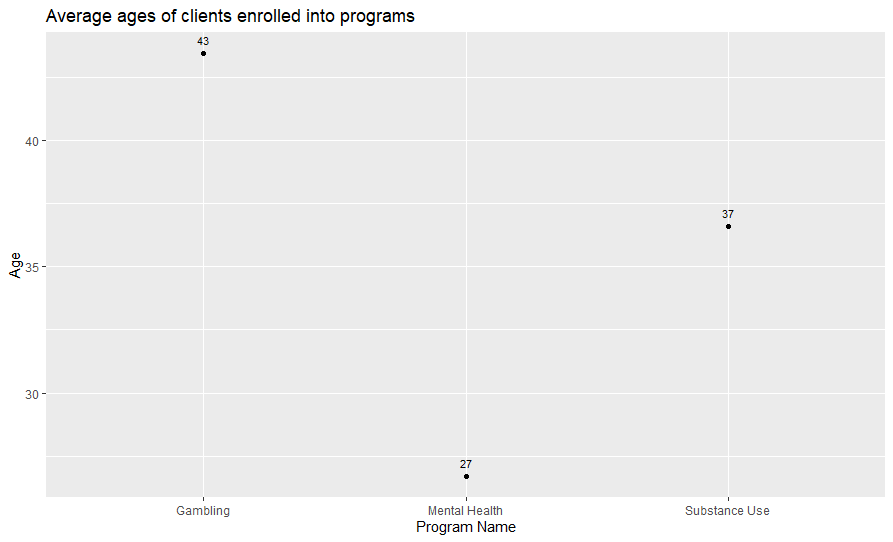

Write R code to recreate this figure.
library(ggplot2)
library(tidyverse)

hfsData <- read.csv("HFS Service Data.csv")
hfsData <- hfsData %>% group_by(recordID) %>% group_by(program_name) %>% summarise(age = mean(age))
ggplot(hfsData, aes(program_name, age)) + 
  ggtitle("Average ages of clients enrolled into programs") + 
  xlab("Program Name") + 
  ylab("Age") +
  geom_text(aes(label=round(age)), vjust=-1, color="Black", size=3)+
  geom_point()
